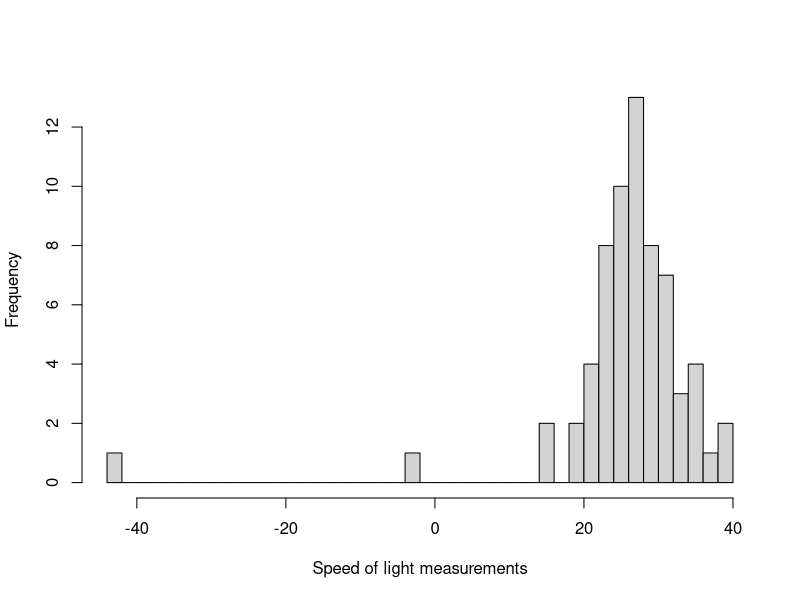
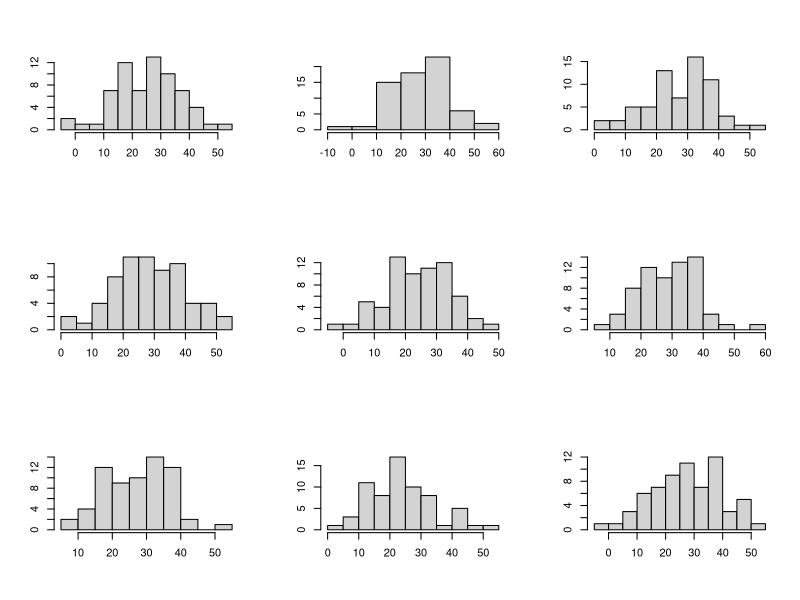
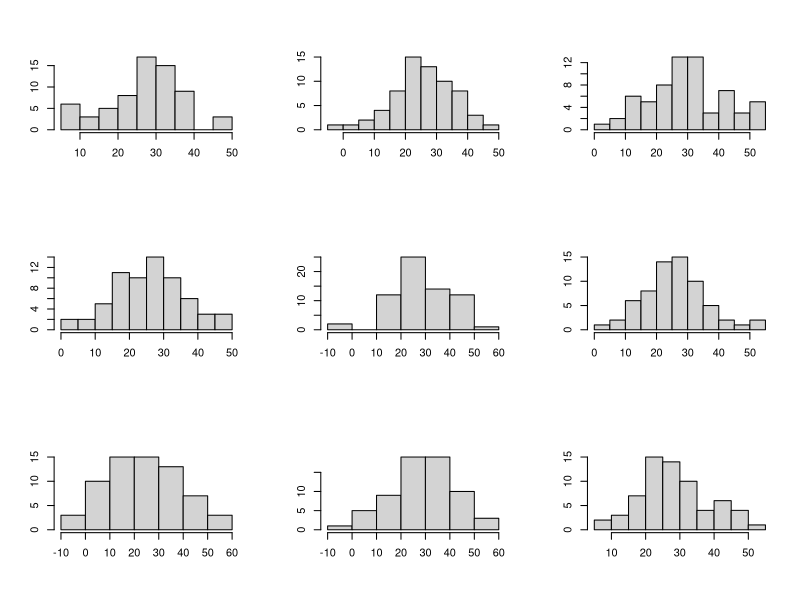
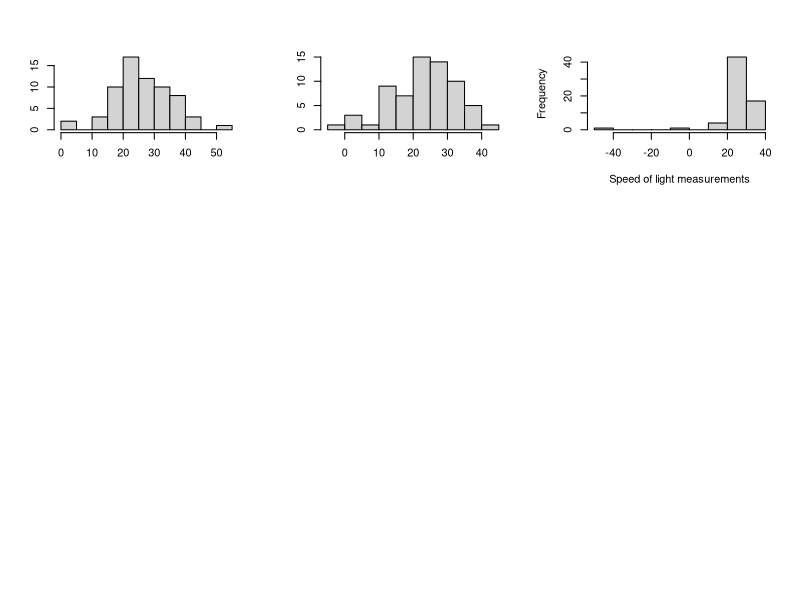
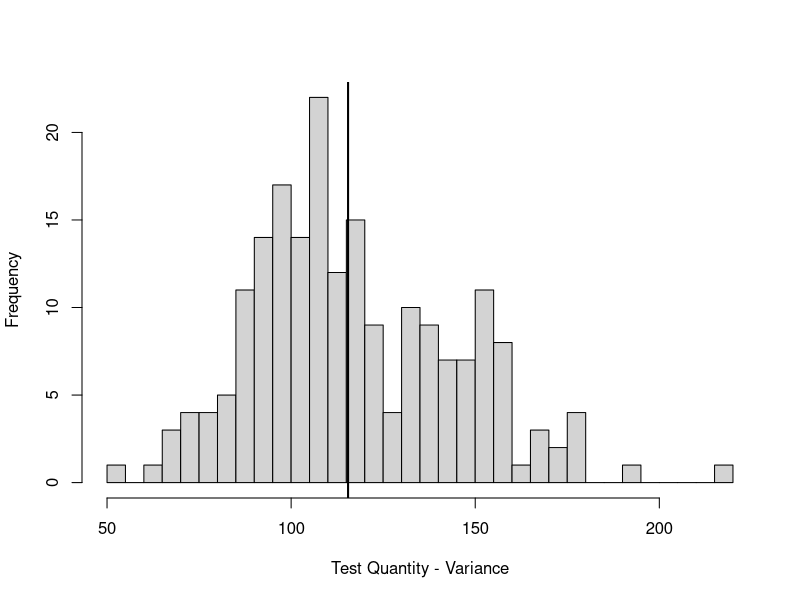

The R source for these figures, in order:
# Name: newcombSpeedOfLight.R
# Auth: uhkniazi
# Date: 11/05/2017
# Desc: posterior predictive checks for the model using Newcomb's speed of light data


library(LearnBayes)
## the example is taken from Simon Newcomb's experiment to measure the speed of light
## we follow Gelman [2008] Page 67 for the analysis.

dfData = read.csv('BayesModelChecks/newcombMeasurements.csv', header=T)
str(dfData)

ivTime = dfData$Transformed
summary(ivTime)
sd(ivTime)

## define a log posterior function
lp = function(theta, data){
  # we define the sigma on a log scale as optimizers work better
  # if scale parameters are well behaved
  s = exp(theta[2])
  m = theta[1]
  d = data$vector # observed data vector
  log.lik = sum(dnorm(d, m, s, log=T))
  log.prior = 1
  log.post = log.lik + log.prior
  return(log.post)
}

# sanity check for function
# choose a starting value
start = c('mu'=mean(ivTime), 'sigma'=log(sd(ivTime)))
lData = list('vector'=ivTime)
lp(start, lData)

op = optim(start, lp, control = list(fnscale = -1), data=lData)
op$par
exp(op$par[2])

## try the laplace function from LearnBayes
fit = laplace(lp, start, lData)
fit
se = sqrt(diag(fit$var))
se
fit$mode+1.96*se
fit$mode-1.96*se

## lets take a sample from this
sigSample.op = rnorm(1000, fit$mode['sigma'], se['sigma'])
muSample.op = rnorm(1000, mean(lData$vector), exp(sigSample.op)/sqrt(length(lData$vector)))
# second way of taking the sample
muSample2.op = rnorm(1000, fit$mode['mu'], se['mu'])

#### the posterior interval reported on P 67 Gelman [2008] is
## y ± 1.997s/ 66 = [23.6, 28.8]
## compare with our intervals
fit$mode['mu']-1.96*se['mu']; fit$mode['mu']+1.96*se['mu']
quantile(muSample.op, c(0.025, 0.975))

### if we look at the histogram of the 66 measurements
hist(ivTime, xlab='Speed of light measurements', main='', breaks=50)
## we can see the outlier measurements and the normal model is inappropriate for this problem

########### Model checking
## External validation --> use model to make predictions about future data and collect new data to compare with predictions
## OR use the existing data we have at the moment i.e. recycle

## Which quantities do we wish to compare (defining predictive quantities)
## POSTERIOR PREDICTIVE CHECKING
## observed data should look plausible under the posterior predictive distribution
## Draw simulated values from the joint posterior of Yrep and compare to Yobs and look for systematic differences

## Gelman [2008] P 144 -
## sample 66 values, 20 times, each time drawing a fresh draw of sd and mean from the joint posterior
mDraws = matrix(NA, nrow = 66, ncol=20)

for (i in 1:20){
  p = sample(1:1000, size = 1)
  s = exp(sigSample.op[p])
  m = muSample.op[p]
  mDraws[,i] = rnorm(66, m, s)
}

p.old = par(mfrow=c(3, 3))
garbage = apply(mDraws, 2, function(x) hist(x, main='', xlab='', ylab=''))
hist(ivTime, xlab='Speed of light measurements', main='')

# One way to measure the discrepancy is to
# compare the smallest value in each hypothetical replicated dataset to Newcomb’s
# smallest observation, −44.


## calculate bayesian p-value for this test statistic
getPValue = function(Trep, Tobs){
  left = sum(Trep <= Tobs)/length(Trep)
  right = sum(Trep >= Tobs)/length(Trep)
  return(min(left, right))
}
## define some test quantities to measure the lack of fit
## define a test quantity T(y, theta)
T1_var = function(Yrep) return(var(Yrep))

########## simulate 200 test quantities
mDraws = matrix(NA, nrow = 66, ncol=200)

for (i in 1:200){
  p = sample(1:1000, size = 1)
  s = exp(sigSample.op[p])
  m = muSample.op[p]
  mDraws[,i] = rnorm(66, m, s)
}

### get the test quantity from the test function
t1 = apply(mDraws, 2, T1_var)
par(p.old)
hist(t1, xlab='Test Quantity - Variance', main='', breaks=50)
abline(v = var(lData$vector), lwd=2)
getPValue(t1, var(lData$vector))
